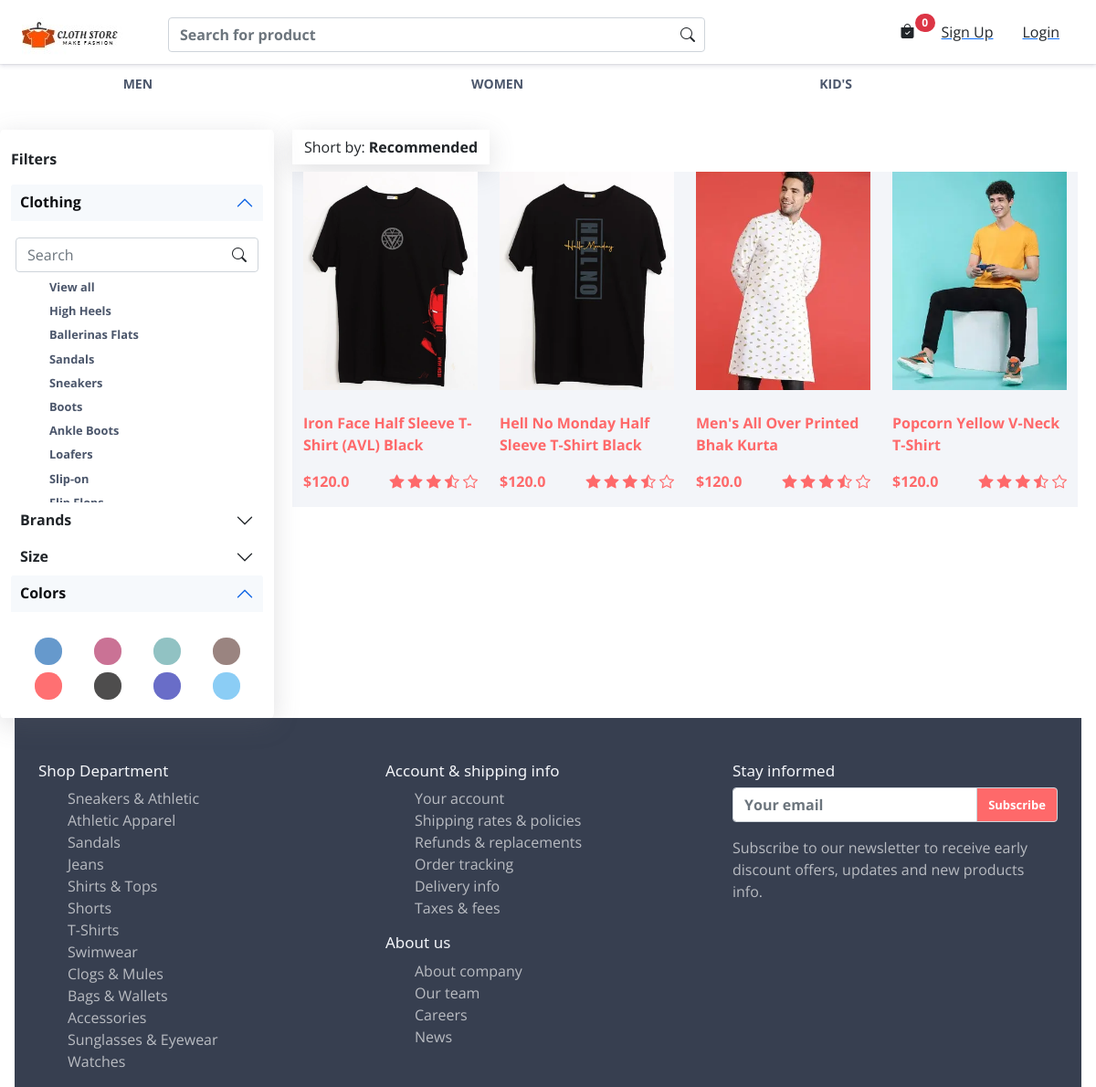
Screenshot of /single?idealfor=1 with the database file from the repository.
### Store/models/product.py (models this page shows, shortened)
class TshirtProperty(models.Model):
    title = models.CharField(max_length=30, null=False)
    slug = models.CharField(max_length=30, null=False, unique=True)
    class Meta:
        abstract = True

class IdealFor(TshirtProperty):
    pass

class Tshirt(models.Model):
    tshirt_name = models.CharField(max_length=100, null=False)
    slug = models.CharField(max_length=200 , null=False , unique=True , default='')
    tshirt_Desc = models.CharField(max_length=100, null=True, blank=True)
    discount = models.IntegerField()
    tshirt_img = models.ImageField(upload_to='upload/img', null=False)
    tshirt_img2 = models.ImageField(upload_to='upload/img', null=True, blank=True)
    tshirt_img3 = models.ImageField(upload_to='upload/img', null=True , blank=True)
    occasion = models.ForeignKey(Occasion, on_delete=models.CASCADE)
    Ideal_for = models.ForeignKey(IdealFor, on_delete=models.CASCADE)
    Neck_type = models.ForeignKey(NeckType, on_delete=models.CASCADE)
    sleeve = models.ForeignKey(Sleeve, on_delete=models.CASCADE)
    brand = models.ForeignKey(Brand, on_delete=models.CASCADE)
    color = models.ForeignKey(Color, on_delete=models.CASCADE)
    Add_Home_Page = models.BooleanField(default=True)

### Store/views/index.py (the view)
# urls.py: path('single' , singlepage , name='single'),
def singlepage(request):
    Ideal_for = IdealFor.objects.all()
    idea_for_id= request.GET.get("idealfor")
    tshirt = Tshirt.objects.filter(Ideal_for=idea_for_id)
    context = {
        'Ideal_For':Ideal_for,
        'tshirt':tshirt
    }
    return render(request ,'single.html',context=context)

### Store/templates/single.html (shortened to what this page needs)
{% extends 'base.html' %}
{% load static %}
{% block content%}
<div class="filter-productlist mt-5">
  <div class="container-fluid">
    <div class="row filter-row">
      <div class="col-lg-3 filter-section">
        <div class="main-bodyfilter">
          <div class="row">
            <div class="main-category-body">
              <div class="cotegory-name">
                <p class="fw-bold">Filters</p>
                <div class="accordion">
                  <div class="accordion-item" id="headingOne">
                    <h2 class="accordion-headingOne" id="headingOne">
                      <button class="accordion-button" type="button" data-bs-toggle="collapse"
                        data-bs-target="#collapseOne" aria-expanded="true" aria-controls="collapseOne">
                        <p class="fw-bold m-0">Clothing</p>
                      </button>
                    </h2>
                    <div id="collapseOne" class="accordion-collapse collapse show" aria-labelledby="headingOne"
                      data-bs-parent="#headingOne">
                      <div class="accordion-body accordion-body-cloth">
                        <form class="d-flex filter-search">
                          <input class="form-control me-2z" type="search" placeholder="Search" aria-label="Search">
                          <button class="btn filter-submit-icons" type="submit"><i
                              class="bi bi-search filter-submitIcon"></i>
                          </button>
                        </form>
                        <div class="clothing-main-body">
                          <ul class="clothing-main-ul">
                            <li><a href="#">View all </a></li>
                            <li><a href="#">High Heels</a></li>
                            <li><a href="#">Ballerinas Flats</a></li>
                            <li><a href="#">Sandals</a></li>
                            <li><a href="#">Sneakers</a></li>
                            <li><a href="#">Boots</a></li>
                            <li><a href="#">Ankle Boots</a></li>
                            <li><a href="#">Loafers</a></li>
                            <li><a href="#">Slip-on</a></li>
                            <li><a href="#">Flip Flops</a></li>
                          </ul>
                        </div>
                      </div>
                    </div>
                  </div>
                  <div class="accordion-item">
                    <h2 class="accordion-header" id="panelsStayOpen-headingTwo">
                      <button class="accordion-button collapsed" type="button" data-bs-toggle="collapse"
                        data-bs-target="#panelsStayOpen-collapseTwo" aria-expanded="false"
                        aria-controls="panelsStayOpen-collapseTwo">
                        <span class="fw-bold">Brands</span>
                      </button>
                    </h2>
                  </div>
                  <div class="accordion-item">
                    <h2 class="accordion-header" id="panelsStayOpen-headingThree">
                      <button class="accordion-button collapsed" type="button" data-bs-toggle="collapse"
                        data-bs-target="#panelsStayOpen-collapseThree" aria-expanded="false"
                        aria-controls="panelsStayOpen-collapseThree">
                        <span class="fw-bold">Size</span>
                      </button>
                    </h2>
                  </div>
                  <div class="accordion" id="headingFour">
                    <div class="accordion-item">
                      <h2 class="accordion-headingFour" id="headingFour">
                        <button class="accordion-button" type="button" data-bs-toggle="collapse"
                          data-bs-target="#collapseFour" aria-expanded="true" aria-controls="collapseFour">
                          <span class="fw-bold color-name">Colors</span>
                        </button>
                      </h2>
                      <div id="collapseFour" class="accordion-collapse collapse show" aria-labelledby="headingFour"
                        data-bs-parent="#headingFour">
                        <div class="accordion-body">
                          <div class="row">
                            <div class="col-3 col-md-3 p-1 d-flex justify-content-center">
                              <div class="color-filter">
                                <div class="blue-gray">
                                </div>
                              </div>
                            </div>
                            <div class="col-3 col-md-3 p-1 d-flex justify-content-center">
                              <div class="color-filter">
                                <div class="bugundy">
                                </div>
                              </div>
                            </div>
                            <div class="col-3 col-md-3 p-1 d-flex justify-content-center">
                              <div class="color-filter">
                                <div class="teal">
                                </div>
                              </div>
                            </div>
                            <div class="col-3 col-md-3 p-1 d-flex justify-content-center">
                              <div class="color-filter">
                                <div class="brown">
                                </div>
                              </div>
                            </div>
                            <div class="col-3 col-md-3 p-1 d-flex justify-content-center">
                              <div class="color-filter">
                                <div class="red">
                                </div>
                              </div>
                            </div>
                            <div class="col-3 col-md-3 p-1 d-flex justify-content-center">
                              <div class="color-filter">
                                <div class="charcol">
                                </div>
                              </div>
                            </div>
                            <div class="col-3 col-md-3 p-1 d-flex justify-content-center">
                              <div class="color-filter">
                                <div class="navy">
                                </div>
                              </div>
                            </div>
                            <div class="col-3 col-md-3 p-1 d-flex justify-content-center">
                              <div class="color-filter">
                                <div class="skyblue">
                                </div>
                              </div>
                            </div>
                          </div>
                        </div>
                      </div>
                    </div>
                  </div>
                </div>
              </div>
            </div>
          </div>
        </div>
      </div>
      <div class="col-md-9 product-list-main-colum">
        <div class="row short-section-row">
          <div class="short-body d-flex justify-content-start">
            <div class="btn-group short-button mx-2" style="box-shadow: rgba(100, 100, 111, 0.2) 0px 7px 29px 0px;">
              <button type="button" class="btn dropdown-toggle" data-bs-toggle="dropdown" aria-expanded="false">
                <span>Short by:</span>
                <span class="fw-bold">Recommended</span>
              </button>
            </div>
          </div>
        </div>
        <div class="row product-row mx-2">
          {%for tshirt in tshirt%}
          <div class="col-6 col-md-3 mt-2 prod-list-colum">
            <div class="main-body-prodlist">
              <div class="prodlist-img">
                <figure class="figure">
                  <img class="figure-img img-fluid" src="{{tshirt.tshirt_img.url}}" alt="">
                </figure>
              </div>
              <div class="prodlist-name">
                <p><a href="">{{tshirt.tshirt_name}}</a></p>
              </div>
              <div class="prodlist-price-ratting">
                <div class="prodlist-price">
                  <p>$120.0</p>
                </div>
                <div class="prodlist-ratting">
                  <i class="bi bi-star-fill"></i>
                  <i class="bi bi-star-fill"></i>
                  <i class="bi bi-star-fill"></i>
                  <i class="bi bi-star-half"></i>
                  <i class="bi bi-star"></i>
                </div>
              </div>
            </div>
          </div>
          {%endfor%}
        </div>
      </div>
    </div>
  </div>
</div>
{% endblock %}

### Store/templates/base.html (shortened to what this page needs)
{% load static %}
<!DOCTYPE html>
<html lang="en">
<head>
  <link href="https://cdn.jsdelivr.net/npm/bootstrap@5.0.2/dist/css/bootstrap.min.css" rel="stylesheet"
>
  <link rel="stylesheet" href="https://cdn.jsdelivr.net/npm/bootstrap-icons@1.5.0/font/bootstrap-icons.css">
  <link rel="stylesheet" href="{% static 'css/style.css' %}">
  <link rel="stylesheet" href="{% static 'css/owl.carousel.css' %}">
  <link rel="stylesheet" href="{% static 'css/owl.theme.default.css' }">
  <link rel="stylesheet" href="{% static 'css/splide.min.css' %}">
  <link rel="stylesheet" href="{% static 'css/splide-default.min.css' %}">
  <link href="https://unpkg.com/aos@2.3.1/dist/aos.css" rel="stylesheet">
</head>
<div class="container-fluid main-section-nav">
  <nav class="navbar navbar-expand-lg navbar-light middle-nav">
    <div class="container-fluid">
      <a class="navbar-brand" href="/"><img src="{% static 'img/logo.png' %}" alt="" class="img-fluid logo"></a>
      <ul class="list-group list-group-horizontal">
        <a href="/cart"><buton type="button" class="btn position-relative">
          <i class="bi bi-bag-check-fill"></i>
          <span class="position-absolute badge rounded-pill bg-danger">
          {{request.session.cart|length}}
          </span>
        </button></a>
        {% if request.user.is_authenticated %}
        <div class="btn-group manoj1">
          <button type="button" class="user-name btn dropdown-toggle" data-bs-toggle="dropdown" data-bs-display="static"
            aria-expanded="false">{{request.user.first_name.0}}</button>
          <ul class="dropdown-menu dropdown-menu-end dropdown-menu-lg-start">
            <li><a class="dropdown-item" href="#">Order</a></li>
            <li><a class="dropdown-item" href="/accounts/LogOut">Log Out</a></li>
          </ul>
        </div>
        {% else %}
        <a href="/accounts/register">
          <li class="list-group-item">Sign Up</li>
        </a>
        <a href="/accounts/login">
          <li class="list-group-item">Login</li>
        </a>
        {% endif %}
      </ul>
    </div>
  </nav>
  <div class="container">
    <div class="row d-flex">
      <form class="search-form">
        <input class="form-control fw-bold" type="" placeholder="Search for product" aria-label="Search">
        <button class="btn search-icon seaarch-icon-2" type="submit"><i class="bi bi-search "></i></button>
      </form>
    </div>
  </div>
</div>
<div class="main-ulist">
  <div class="container-fluid">
    <nav class="nav-bar">
      <ul>
        {% for Ideal_For in Ideal_For %}
        <li><a href="/single?idealfor={{Ideal_For.id}}">{{Ideal_For.title}}</a></li>
        {%endfor%}
      </ul>
    </nav>
  </div>
</div>
{%block content%}
{%endblock%}
<div class="footer mx-3 pt-5">
  <div class="container">
    <div class="row">
      <div class="col-md-4 col-sm-6">
        <div class="footer-main-body">
          <div class="footer-name">
            <h3>Shop Department</h3>
          </div>
          <div class="footer-product-name">
            <ul class="footer-ul-item">
              <li class=""><a class="" href="#">Sneakers &amp; Athletic</a></li>
              <li class=""><a class="" href="#">Athletic Apparel</a></li>
              <li class=""><a class="" href="#">Sandals</a></li>
              <li class=""><a class="" href="#">Jeans</a></li>
              <li class=""><a class="" href="#">Shirts &amp; Tops</a></li>
              <li class=""><a class="" href="#">Shorts</a></li>
              <li class=""><a class="" href="#">T-Shirts</a></li>
              <li class=""><a class="" href="#">Swimwear</a></li>
              <li class=""><a class="" href="#">Clogs &amp; Mules</a></li>
              <li class=""><a class="" href="#">Bags &amp; Wallets</a></li>
              <li class=""><a class="" href="#">Accessories</a></li>
              <li class=""><a class="" href="#">Sunglasses &amp; Eyewear</a></li>
              <li class=""><a class="" href="#">Watches</a></li>
            </ul>
          </div>
        </div>
      </div>
      <div class="col-md-4 col-sm-6">
        <div class="footer-main-body">
          <div class="footer-name">
            <h3>Account & shipping info</h3>
          </div>
          <div class="footer-product-name">
            <ul class="footer-ul-item">
              <li class=""><a class="" href="#">Your account</a></li>
              <li class=""><a class="" href="#">Shipping rates &amp; policies</a></li>
              <li class=""><a class="" href="#">Refunds &amp; replacements</a></li>
              <li class=""><a class="" href="#">Order tracking</a></li>
              <li class=""><a class="" href="#">Delivery info</a></li>
              <li class=""><a class="" href="#">Taxes &amp; fees</a></li>
            </ul>
          </div>
          <div class="about-us">
            <h3>About us</h3>
            <ul class="footer-ul-item">
              <li class=""><a class="" href="#">About company</a></li>
              <li class=""><a class="" href="#">Our team</a></li>
              <li class=""><a class="" href="#">Careers</a></li>
              <li class=""><a class="" href="#">News</a></li>
            </ul>
          </div>
        </div>
      </div>
      <div class="col-md-4 col-sm-6">
        <div class="footer-main-body">
          <div class="footer-name">
            <h3>Stay informed</h3>
          </div>
          <div class="footer-product-name">
            <div class="input-group mb-3">
              <input type="text" class="form-control fw-bold" placeholder="Your email" aria-label="Recipient's username"
                aria-describedby="basic-addon2">
              <span class="input-group-text" id="basic-addon2">Subscribe</span>
            </div>
            <p class="subs-theory">Subscribe to our newsletter to receive early discount offers, updates and new
              products info.</p>
          </div>
        </div>
      </div>
    </div>
  </div>
</div>
</body>
</html>

### rows the page displays
IdealFor: title "MEN"
IdealFor: title "WOMEN"
IdealFor: title "KID'S"
Tshirt: tshirt_img (picture), tshirt_name "Iron Face Half Sleeve T-Shirt (AVL) Black"
Tshirt: tshirt_img (picture), tshirt_name "Hell No Monday Half Sleeve T-Shirt Black"
Tshirt: tshirt_img (picture), tshirt_name "Men's All Over Printed Bhak Kurta"
Tshirt: tshirt_img (picture), tshirt_name "Popcorn Yellow V-Neck T-Shirt"

### other values shown
{{ request.session.cart|length }} "0"
